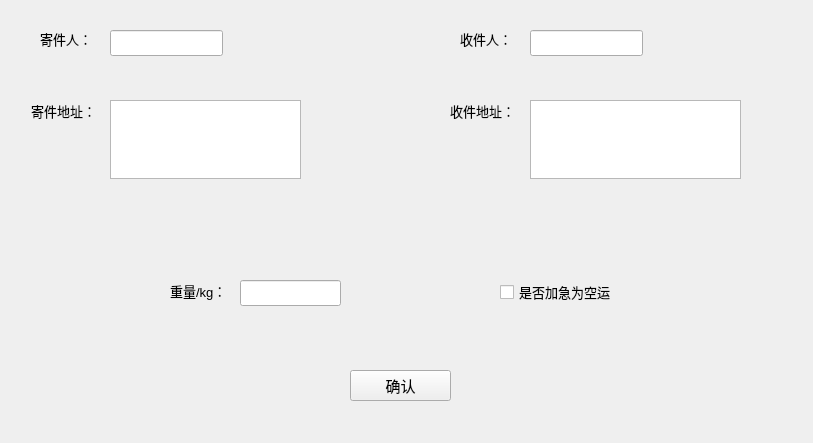
<?xml version="1.0" encoding="UTF-8"?>
<ui version="4.0">
 <class>collect</class>
 <widget class="QWidget" name="collect">
  <property name="geometry">
   <rect>
    <x>0</x>
    <y>0</y>
    <width>813</width>
    <height>443</height>
   </rect>
  </property>
  <property name="windowTitle">
   <string>Form</string>
  </property>
  <widget class="QLabel" name="label">
   <property name="geometry">
    <rect>
     <x>40</x>
     <y>30</y>
     <width>62</width>
     <height>18</height>
    </rect>
   </property>
   <property name="font">
    <font>
     <pointsize>10</pointsize>
    </font>
   </property>
   <property name="text">
    <string>寄件人：</string>
   </property>
  </widget>
  <widget class="QLabel" name="label_2">
   <property name="geometry">
    <rect>
     <x>31</x>
     <y>100</y>
     <width>71</width>
     <height>21</height>
    </rect>
   </property>
   <property name="font">
    <font>
     <pointsize>10</pointsize>
    </font>
   </property>
   <property name="text">
    <string>寄件地址：</string>
   </property>
  </widget>
  <widget class="QLabel" name="label_3">
   <property name="geometry">
    <rect>
     <x>460</x>
     <y>30</y>
     <width>62</width>
     <height>18</height>
    </rect>
   </property>
   <property name="font">
    <font>
     <pointsize>10</pointsize>
    </font>
   </property>
   <property name="text">
    <string>收件人：</string>
   </property>
  </widget>
  <widget class="QLabel" name="label_4">
   <property name="geometry">
    <rect>
     <x>450</x>
     <y>100</y>
     <width>71</width>
     <height>21</height>
    </rect>
   </property>
   <property name="font">
    <font>
     <pointsize>10</pointsize>
    </font>
   </property>
   <property name="text">
    <string>收件地址：</string>
   </property>
  </widget>
  <widget class="QLabel" name="label_5">
   <property name="geometry">
    <rect>
     <x>170</x>
     <y>280</y>
     <width>71</width>
     <height>21</height>
    </rect>
   </property>
   <property name="font">
    <font>
     <pointsize>10</pointsize>
    </font>
   </property>
   <property name="text">
    <string>重量/kg：</string>
   </property>
  </widget>
  <widget class="QCheckBox" name="checkBox">
   <property name="geometry">
    <rect>
     <x>500</x>
     <y>280</y>
     <width>171</width>
     <height>24</height>
    </rect>
   </property>
   <property name="font">
    <font>
     <pointsize>10</pointsize>
    </font>
   </property>
   <property name="text">
    <string>是否加急为空运</string>
   </property>
  </widget>
  <widget class="QLineEdit" name="lineEdit">
   <property name="geometry">
    <rect>
     <x>110</x>
     <y>30</y>
     <width>113</width>
     <height>26</height>
    </rect>
   </property>
  </widget>
  <widget class="QTextEdit" name="textEdit">
   <property name="geometry">
    <rect>
     <x>110</x>
     <y>100</y>
     <width>191</width>
     <height>79</height>
    </rect>
   </property>
  </widget>
  <widget class="QLineEdit" name="lineEdit_2">
   <property name="geometry">
    <rect>
     <x>530</x>
     <y>30</y>
     <width>113</width>
     <height>26</height>
    </rect>
   </property>
  </widget>
  <widget class="QTextEdit" name="textEdit_2">
   <property name="geometry">
    <rect>
     <x>530</x>
     <y>100</y>
     <width>211</width>
     <height>79</height>
    </rect>
   </property>
  </widget>
  <widget class="QPushButton" name="pushButton">
   <property name="geometry">
    <rect>
     <x>350</x>
     <y>370</y>
     <width>101</width>
     <height>31</height>
    </rect>
   </property>
   <property name="font">
    <font>
     <pointsize>11</pointsize>
    </font>
   </property>
   <property name="text">
    <string>确认</string>
   </property>
  </widget>
  <widget class="QLineEdit" name="lineEdit_3">
   <property name="geometry">
    <rect>
     <x>240</x>
     <y>280</y>
     <width>101</width>
     <height>26</height>
    </rect>
   </property>
  </widget>
 </widget>
 <resources/>
 <connections/>
</ui>
